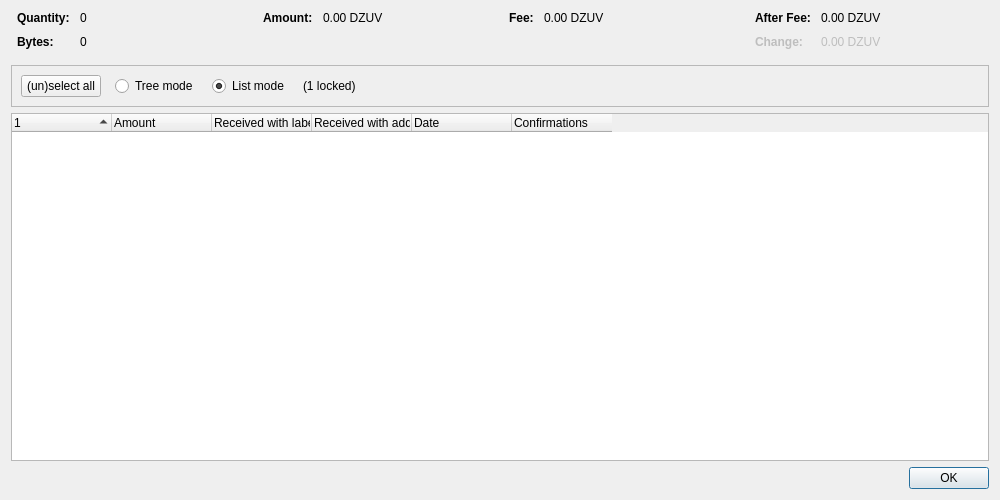
<?xml version="1.0" encoding="UTF-8"?>
<ui version="4.0">
 <class>CoinControlDialog</class>
 <widget class="QDialog" name="CoinControlDialog">
  <property name="geometry">
   <rect>
    <x>0</x>
    <y>0</y>
    <width>1000</width>
    <height>500</height>
   </rect>
  </property>
  <property name="windowTitle">
   <string>Coin Selection</string>
  </property>
  <layout class="QVBoxLayout" name="verticalLayout">
   <item>
    <layout class="QHBoxLayout" name="horizontalLayoutTop" stretch="0,0,0,0">
     <property name="topMargin">
      <number>0</number>
     </property>
     <property name="bottomMargin">
      <number>10</number>
     </property>
     <item>
      <layout class="QFormLayout" name="formLayoutCoinControl1">
       <property name="labelAlignment">
        <set>Qt::AlignLeft|Qt::AlignVCenter</set>
       </property>
       <property name="horizontalSpacing">
        <number>10</number>
       </property>
       <property name="verticalSpacing">
        <number>10</number>
       </property>
       <property name="leftMargin">
        <number>6</number>
       </property>
       <property name="rightMargin">
        <number>6</number>
       </property>
       <item row="0" column="0">
        <widget class="QLabel" name="labelCoinControlQuantityText">
         <property name="font">
          <font>
           <weight>75</weight>
           <bold>true</bold>
          </font>
         </property>
         <property name="text">
          <string>Quantity:</string>
         </property>
        </widget>
       </item>
       <item row="0" column="1">
        <widget class="QLabel" name="labelCoinControlQuantity">
         <property name="cursor">
          <cursorShape>IBeamCursor</cursorShape>
         </property>
         <property name="contextMenuPolicy">
          <enum>Qt::ActionsContextMenu</enum>
         </property>
         <property name="text">
          <string notr="true">0</string>
         </property>
         <property name="textInteractionFlags">
          <set>Qt::LinksAccessibleByMouse|Qt::TextSelectableByKeyboard|Qt::TextSelectableByMouse</set>
         </property>
        </widget>
       </item>
       <item row="1" column="0">
        <widget class="QLabel" name="labelCoinControlBytesText">
         <property name="font">
          <font>
           <weight>75</weight>
           <bold>true</bold>
          </font>
         </property>
         <property name="text">
          <string>Bytes:</string>
         </property>
        </widget>
       </item>
       <item row="1" column="1">
        <widget class="QLabel" name="labelCoinControlBytes">
         <property name="cursor">
          <cursorShape>IBeamCursor</cursorShape>
         </property>
         <property name="contextMenuPolicy">
          <enum>Qt::ActionsContextMenu</enum>
         </property>
         <property name="text">
          <string notr="true">0</string>
         </property>
         <property name="textInteractionFlags">
          <set>Qt::LinksAccessibleByMouse|Qt::TextSelectableByKeyboard|Qt::TextSelectableByMouse</set>
         </property>
        </widget>
       </item>
      </layout>
     </item>
     <item>
      <layout class="QFormLayout" name="formLayoutCoinControl2">
       <property name="horizontalSpacing">
        <number>10</number>
       </property>
       <property name="verticalSpacing">
        <number>10</number>
       </property>
       <property name="leftMargin">
        <number>6</number>
       </property>
       <property name="rightMargin">
        <number>6</number>
       </property>
       <item row="0" column="0">
        <widget class="QLabel" name="labelCoinControlAmountText">
         <property name="font">
          <font>
           <weight>75</weight>
           <bold>true</bold>
          </font>
         </property>
         <property name="text">
          <string>Amount:</string>
         </property>
        </widget>
       </item>
       <item row="0" column="1">
        <widget class="QLabel" name="labelCoinControlAmount">
         <property name="cursor">
          <cursorShape>IBeamCursor</cursorShape>
         </property>
         <property name="contextMenuPolicy">
          <enum>Qt::ActionsContextMenu</enum>
         </property>
         <property name="text">
          <string notr="true">0.00 DZUV</string>
         </property>
         <property name="textInteractionFlags">
          <set>Qt::LinksAccessibleByMouse|Qt::TextSelectableByKeyboard|Qt::TextSelectableByMouse</set>
         </property>
        </widget>
       </item>
      </layout>
     </item>
     <item>
      <layout class="QFormLayout" name="formLayoutCoinControl3">
       <property name="horizontalSpacing">
        <number>10</number>
       </property>
       <property name="verticalSpacing">
        <number>10</number>
       </property>
       <property name="leftMargin">
        <number>6</number>
       </property>
       <property name="rightMargin">
        <number>6</number>
       </property>
       <item row="0" column="0">
        <widget class="QLabel" name="labelCoinControlFeeText">
         <property name="font">
          <font>
           <weight>75</weight>
           <bold>true</bold>
          </font>
         </property>
         <property name="text">
          <string>Fee:</string>
         </property>
        </widget>
       </item>
       <item row="0" column="1">
        <widget class="QLabel" name="labelCoinControlFee">
         <property name="cursor">
          <cursorShape>IBeamCursor</cursorShape>
         </property>
         <property name="contextMenuPolicy">
          <enum>Qt::ActionsContextMenu</enum>
         </property>
         <property name="text">
          <string notr="true">0.00 DZUV</string>
         </property>
         <property name="textInteractionFlags">
          <set>Qt::LinksAccessibleByMouse|Qt::TextSelectableByKeyboard|Qt::TextSelectableByMouse</set>
         </property>
        </widget>
       </item>
      </layout>
     </item>
     <item>
      <layout class="QFormLayout" name="formLayoutCoinControl4">
       <property name="labelAlignment">
        <set>Qt::AlignLeft|Qt::AlignVCenter</set>
       </property>
       <property name="horizontalSpacing">
        <number>10</number>
       </property>
       <property name="verticalSpacing">
        <number>10</number>
       </property>
       <property name="leftMargin">
        <number>6</number>
       </property>
       <property name="rightMargin">
        <number>6</number>
       </property>
       <item row="0" column="0">
        <widget class="QLabel" name="labelCoinControlAfterFeeText">
         <property name="font">
          <font>
           <weight>75</weight>
           <bold>true</bold>
          </font>
         </property>
         <property name="text">
          <string>After Fee:</string>
         </property>
        </widget>
       </item>
       <item row="0" column="1">
        <widget class="QLabel" name="labelCoinControlAfterFee">
         <property name="cursor">
          <cursorShape>IBeamCursor</cursorShape>
         </property>
         <property name="contextMenuPolicy">
          <enum>Qt::ActionsContextMenu</enum>
         </property>
         <property name="text">
          <string notr="true">0.00 DZUV</string>
         </property>
         <property name="textInteractionFlags">
          <set>Qt::LinksAccessibleByMouse|Qt::TextSelectableByKeyboard|Qt::TextSelectableByMouse</set>
         </property>
        </widget>
       </item>
       <item row="1" column="0">
        <widget class="QLabel" name="labelCoinControlChangeText">
         <property name="enabled">
          <bool>false</bool>
         </property>
         <property name="font">
          <font>
           <weight>75</weight>
           <bold>true</bold>
          </font>
         </property>
         <property name="text">
          <string>Change:</string>
         </property>
        </widget>
       </item>
       <item row="1" column="1">
        <widget class="QLabel" name="labelCoinControlChange">
         <property name="enabled">
          <bool>false</bool>
         </property>
         <property name="cursor">
          <cursorShape>IBeamCursor</cursorShape>
         </property>
         <property name="contextMenuPolicy">
          <enum>Qt::ActionsContextMenu</enum>
         </property>
         <property name="text">
          <string notr="true">0.00 DZUV</string>
         </property>
         <property name="textInteractionFlags">
          <set>Qt::LinksAccessibleByMouse|Qt::TextSelectableByKeyboard|Qt::TextSelectableByMouse</set>
         </property>
        </widget>
       </item>
      </layout>
     </item>
    </layout>
   </item>
   <item>
    <widget class="QFrame" name="frame">
     <property name="minimumSize">
      <size>
       <width>0</width>
       <height>40</height>
      </size>
     </property>
     <property name="frameShape">
      <enum>QFrame::StyledPanel</enum>
     </property>
     <property name="frameShadow">
      <enum>QFrame::Sunken</enum>
     </property>
     <layout class="QHBoxLayout" name="horizontalLayout">
      <item>
       <layout class="QHBoxLayout" name="horizontalLayoutPanel" stretch="0,0,0,0,0">
        <property name="spacing">
         <number>14</number>
        </property>
        <item>
         <widget class="QPushButton" name="pushButtonSelectAll">
          <property name="sizePolicy">
           <sizepolicy hsizetype="Maximum" vsizetype="Fixed">
            <horstretch>0</horstretch>
            <verstretch>0</verstretch>
           </sizepolicy>
          </property>
          <property name="text">
           <string>(un)select all</string>
          </property>
          <property name="autoDefault">
           <bool>false</bool>
          </property>
         </widget>
        </item>
        <item>
         <widget class="QRadioButton" name="radioTreeMode">
          <property name="sizePolicy">
           <sizepolicy hsizetype="Maximum" vsizetype="Fixed">
            <horstretch>0</horstretch>
            <verstretch>0</verstretch>
           </sizepolicy>
          </property>
          <property name="text">
           <string>Tree mode</string>
          </property>
         </widget>
        </item>
        <item>
         <widget class="QRadioButton" name="radioListMode">
          <property name="sizePolicy">
           <sizepolicy hsizetype="Maximum" vsizetype="Fixed">
            <horstretch>0</horstretch>
            <verstretch>0</verstretch>
           </sizepolicy>
          </property>
          <property name="text">
           <string>List mode</string>
          </property>
          <property name="checked">
           <bool>true</bool>
          </property>
         </widget>
        </item>
        <item>
         <widget class="QLabel" name="labelLocked">
          <property name="text">
           <string notr="true">(1 locked)</string>
          </property>
         </widget>
        </item>
        <item>
         <spacer name="horizontalSpacer">
          <property name="orientation">
           <enum>Qt::Horizontal</enum>
          </property>
          <property name="sizeHint" stdset="0">
           <size>
            <width>40</width>
            <height>20</height>
           </size>
          </property>
         </spacer>
        </item>
       </layout>
      </item>
     </layout>
    </widget>
   </item>
   <item>
    <widget class="CoinControlTreeWidget" name="treeWidget">
     <property name="contextMenuPolicy">
      <enum>Qt::CustomContextMenu</enum>
     </property>
     <property name="sortingEnabled">
      <bool>false</bool>
     </property>
     <property name="columnCount">
      <number>6</number>
     </property>
     <attribute name="headerShowSortIndicator" stdset="0">
      <bool>true</bool>
     </attribute>
     <attribute name="headerStretchLastSection">
      <bool>false</bool>
     </attribute>
     <column>
      <property name="text">
       <string/>
      </property>
     </column>
     <column>
      <property name="text">
       <string>Amount</string>
      </property>
     </column>
     <column>
      <property name="text">
       <string>Received with label</string>
      </property>
     </column>
     <column>
      <property name="text">
       <string>Received with address</string>
      </property>
     </column>
     <column>
      <property name="text">
       <string>Date</string>
      </property>
     </column>
     <column>
      <property name="text">
       <string>Confirmations</string>
      </property>
      <property name="toolTip">
       <string>Confirmed</string>
      </property>
     </column>
     <column>
      <property name="text">
       <string/>
      </property>
     </column>
     <column>
      <property name="text">
       <string/>
      </property>
     </column>
     <column>
      <property name="text">
       <string/>
      </property>
     </column>
     <column>
      <property name="text">
       <string/>
      </property>
     </column>
    </widget>
   </item>
   <item>
    <widget class="QDialogButtonBox" name="buttonBox">
     <property name="orientation">
      <enum>Qt::Horizontal</enum>
     </property>
     <property name="standardButtons">
      <set>QDialogButtonBox::Ok</set>
     </property>
    </widget>
   </item>
  </layout>
 </widget>
 <customwidgets>
  <customwidget>
   <class>CoinControlTreeWidget</class>
   <extends>QTreeWidget</extends>
   <header>qt/coincontroltreewidget.h</header>
  </customwidget>
 </customwidgets>
 <resources/>
 <connections/>
</ui>
